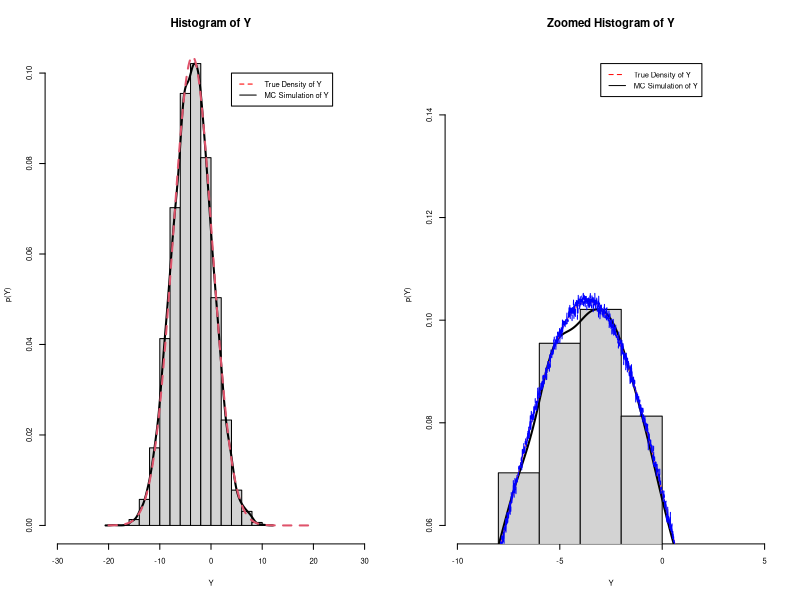

Write the R code that produced this figure.
## ---- chunk 1

# Housekeeping ----------------------------------------------------------------
rm(list=ls())
cat("\014")


## ---- chunk 2

# Problem 2.b ------------------------------------------------------------------
set.seed(1)

mu1 = runif(1, -5, 5)
mu2 = runif(1, -5, 5)
sig2.1 =runif(1, 0, 10)
sig2.2 = runif(1, 0, 10)

n1 = n2 = 10000
X1 = rnorm(n1, mu1, sqrt(sig2.1))
X2 = rnorm(n2, mu2, sqrt(sig2.2))
Y = X1 + X2

# hist(Y, prob = TRUE, xlab = "Y", ylab = "p(Y)", xlim=c(-30,30))
# lines(density(Y), lwd = 2)

mu = mu1 + mu2
sig.sq = sig2.1 + sig2.2

Y.grid = seq(-20, 20, by = 0.01)
true.density = 1 / sqrt(2*pi*sig.sq) * exp(-1/(2*sig.sq)*(Y.grid - mu)^2)
# lines(Y.grid, true.density, col = 2, lty = 2, lwd = 2)
# legend(0, .1,  c("True Density of Y", "MC Simulation of Y"), lty=c(2,1), col=c("red", "black"))

Y.mean <- mean(Y)
Y.var <- var(Y)

## ---- chunk 3

par(mfrow=c(1,2), ps = 10, cex = 0.55, cex.main = 1.5)

hist(Y, prob = TRUE, xlab = "Y", ylab = "p(Y)", xlim=c(-30,30))

lines(density(Y), lwd = 2)

lines(Y.grid, true.density, col = 2, lty = 2, lwd = 2)

legend(4, .1,  c("True Density of Y", "MC Simulation of Y"), 
       lty=c(2,1), col=c("red", "black"))


hist(Y, prob = TRUE, xlab = "Y", ylab = "p(Y)", xlim=c(-10,5), ylim=c(0.06, 0.15), main="Zoomed Histogram of Y")

lines(density(Y), lwd = 2)

lines(Y.grid, true.density, col = 2, lty = 1, lwd = 1)

legend(-3, .15,  c("True Density of Y", "MC Simulation of Y"), 
       lty=c(2,1), col=c("red", "black"))

## ---- chunk 4

# Problem 2.c ------------------------------------------------------------------

N = length(Y.grid)
dY = numeric(N)

for(i in 1:N){
  X2.samp = rnorm(N, mu2, sqrt(sig2.2))
  dY[i] = mean(dnorm(Y.grid[i]- X2.samp, mu1, sqrt(sig2.1)))
}
lines(Y.grid, dY, col = "blue", lty = 5)

